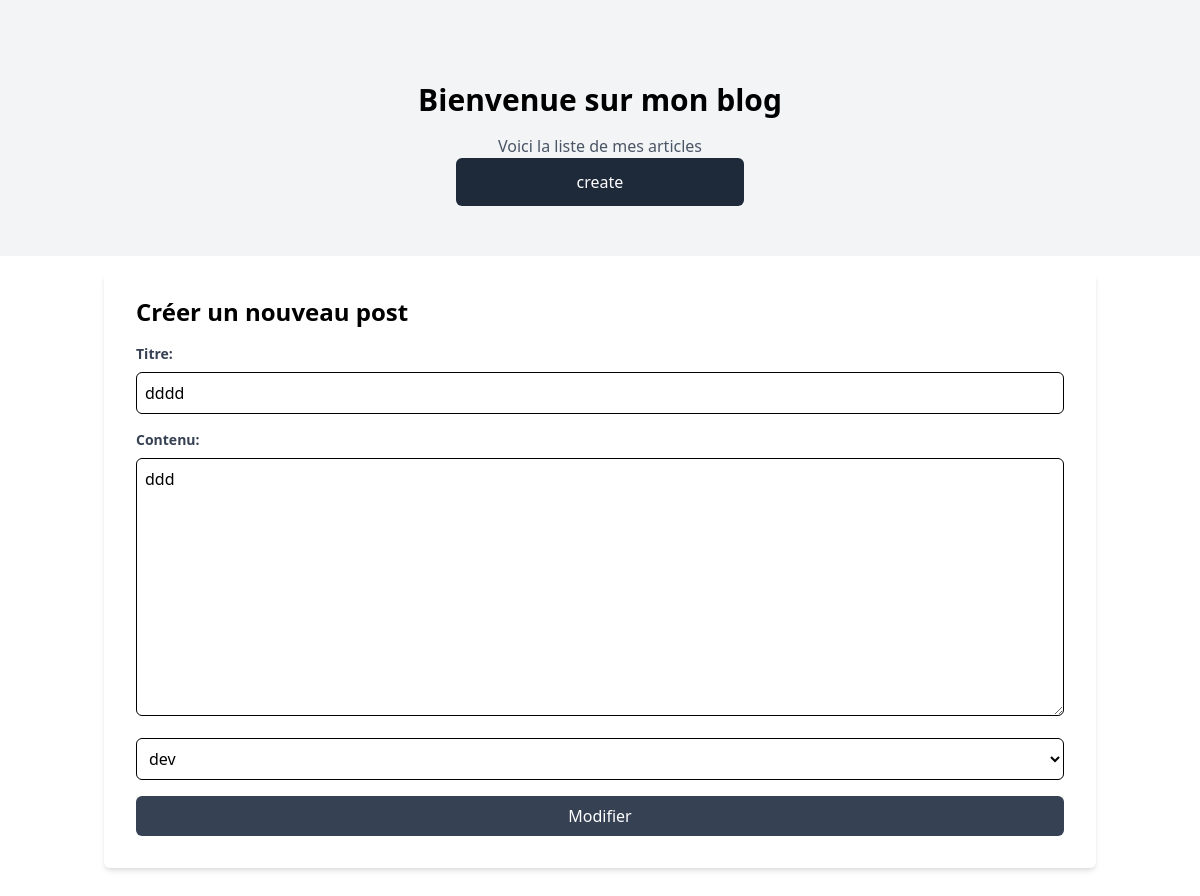
The app's page /update/13/ with its own data.
### interface/models.py (models this page shows, shortened)
class Post(models.Model):
    title = models.CharField(max_length=200)
    category = models.ForeignKey(Category, on_delete=models.CASCADE)
    content = models.TextField()
    user = models.ForeignKey(User, related_name='user',  on_delete=models.CASCADE)
    created_at = models.DateTimeField(auto_now_add=True)

### interface/views.py (the view)
# urls.py: path('update/<int:post_id>/', views.update_post, name='update_post'),
def update_post(request, post_id):
    postRepo = PostRepository()
    postUseCase = PostUseCase(postRepo)
    post = postUseCase.get_post_by_id(post_id)
    if not post:
        return redirect('index')
    if request.method == 'POST':
        form = PostForm(request.POST, instance=post)
        if form.is_valid():
            data = form.cleaned_data
            data['category_id'] = data['category'].id
            del data['category']
            postUpdateUseCase = PostUpdateUseCase(postRepo)
            postUpdateUseCase.update_post(post_id, **data, user_id=request.user.id)
            return redirect('index')
    else:
        form = PostForm(instance=post)
    return render(request, 'interface/post_update.html', {'form': form, 'post': post})

### interface/forms.py
class PostForm(forms.ModelForm):
    title = forms.CharField(max_length=200, required=True, label='Title',
    widget=forms.TextInput(attrs={'placeholder': 'Enter post title', 'class': 'py-2 px-2 w-full border rounded-md focus:outline-none focus:ring-2 focus:ring-blue-500'}))
    content = forms.CharField( required=True, label='Content', widget=forms.Textarea(attrs={'placeholder':'Write your post content here',
                                                                                                                 'class': 'py-2 px-2 w-full  border rounded-md focus:outline-none focus:ring-2 focus:ring-blue-500'}))
    class Meta:
        model = Post
        fields = ['title', 'content', 'category']
        widgets = {
            'category': forms.Select(attrs={'class': 'py-2 px-2 w-full border rounded-md focus:outline-none focus:ring-2 focus:ring-blue-500'}),
        }

### application/use_case.py (called while the page is built)
    def get_post_by_id(self, post_id):
        post = self.post_repository.get_post_by_id(post_id)
        return post if post else None

### infrastructure/repositories.py (called while the page is built)
    def get_post_by_id(self, post_id):
        try:
            return Post.objects.get(id=post_id)
        except Post.DoesNotExist:
            return None

### interface/models.py (called while the page is built)
    def __str__(self):
        return self.name

### interface/templates/interface/post_update.html (shortened to what this page needs)
{% extends 'base.html' %}
{% block content %}
    <div class="flex items-center justify-center bg-gray-100 h-64">
      <div class="text-center md:flex flex-col items-center">
          <h1 class="text-3xl font-bold text-center mt-8">Bienvenue sur mon blog</h1>
      <p class="text-center text-gray-600 mt-4">Voici la liste de mes articles</p>
       <a class="py-3 px-2 rounded-md bg-gray-800 w-72 text-white " href="{% url 'post_create' %}">create</a>
      </div>
   </div>
        <div class="container mx-auto p-4">
        <form action="" method="post" class="bg-white shadow-md rounded-md px-8 pt-6 pb-8 mb-4">
             <h2 class="text-2xl font-bold mb-4">Créer un nouveau post</h2>
             <div class="mb-4">
                 <label for="title" class="block text-gray-700 text-sm font-bold mb-2">Titre:</label>
                 {{ form.title }}
             </div>
             <div class="mb-4">
                 <label for="content" class="block text-gray-700 text-sm font-bold mb-2">Contenu:</label>
                 {{ form.content }}
             </div>
             <div class="mb-4 ">
                {{ form.category }}
             </div>
             <button class="py-2 px-3 w-full  rounded-md  bg-gray-700 text-white" type="submit">Modifier</button>
        </form>
    </div>
{% endblock content %}

### records on screen
Post: title "dddd", content "ddd", category "dev"
